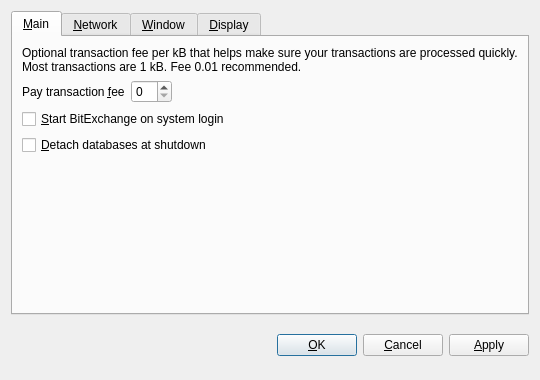
<?xml version="1.0" encoding="UTF-8"?>
<ui version="4.0">
 <class>OptionsDialog</class>
 <widget class="QDialog" name="OptionsDialog">
  <property name="geometry">
   <rect>
    <x>0</x>
    <y>0</y>
    <width>540</width>
    <height>380</height>
   </rect>
  </property>
  <property name="windowTitle">
   <string>Options</string>
  </property>
  <property name="modal">
   <bool>true</bool>
  </property>
  <layout class="QVBoxLayout" name="verticalLayout">
   <item>
    <widget class="QTabWidget" name="tabWidget">
     <property name="tabPosition">
      <enum>QTabWidget::North</enum>
     </property>
     <property name="currentIndex">
      <number>0</number>
     </property>
     <widget class="QWidget" name="tabMain">
      <attribute name="title">
       <string>&amp;Main</string>
      </attribute>
      <layout class="QVBoxLayout" name="verticalLayout_Main">
       <item>
        <widget class="QLabel" name="transactionFeeInfoLabel">
         <property name="text">
          <string>Optional transaction fee per kB that helps make sure your transactions are processed quickly. Most transactions are 1 kB. Fee 0.01 recommended.</string>
         </property>
         <property name="textFormat">
          <enum>Qt::PlainText</enum>
         </property>
         <property name="wordWrap">
          <bool>true</bool>
         </property>
        </widget>
       </item>
       <item>
        <layout class="QHBoxLayout" name="horizontalLayout_Main">
         <item>
          <widget class="QLabel" name="transactionFeeLabel">
           <property name="text">
            <string>Pay transaction &amp;fee</string>
           </property>
           <property name="textFormat">
            <enum>Qt::PlainText</enum>
           </property>
           <property name="buddy">
            <cstring>transactionFee</cstring>
           </property>
          </widget>
         </item>
         <item>
          <widget class="BitcoinAmountField" name="transactionFee"/>
         </item>
         <item>
          <spacer name="horizontalSpacer_Main">
           <property name="orientation">
            <enum>Qt::Horizontal</enum>
           </property>
           <property name="sizeHint" stdset="0">
            <size>
             <width>40</width>
             <height>20</height>
            </size>
           </property>
          </spacer>
         </item>
        </layout>
       </item>
       <item>
        <widget class="QCheckBox" name="bitcoinAtStartup">
         <property name="toolTip">
          <string>Automatically start BitExchange after logging in to the system.</string>
         </property>
         <property name="text">
          <string>&amp;Start BitExchange on system login</string>
         </property>
        </widget>
       </item>
       <item>
        <widget class="QCheckBox" name="detachDatabases">
         <property name="toolTip">
          <string>Detach block and address databases at shutdown. This means they can be moved to another data directory, but it slows down shutdown. The wallet is always detached.</string>
         </property>
         <property name="text">
          <string>&amp;Detach databases at shutdown</string>
         </property>
        </widget>
       </item>
       <item>
        <spacer name="verticalSpacer_Main">
         <property name="orientation">
          <enum>Qt::Vertical</enum>
         </property>
         <property name="sizeHint" stdset="0">
          <size>
           <width>20</width>
           <height>40</height>
          </size>
         </property>
        </spacer>
       </item>
      </layout>
     </widget>
     <widget class="QWidget" name="tabNetwork">
      <attribute name="title">
       <string>&amp;Network</string>
      </attribute>
      <layout class="QVBoxLayout" name="verticalLayout_Network">
       <item>
        <widget class="QCheckBox" name="mapPortUpnp">
         <property name="toolTip">
          <string>Automatically open the BitExchange client port on the router. This only works when your router supports UPnP and it is enabled.</string>
         </property>
         <property name="text">
          <string>Map port using &amp;UPnP</string>
         </property>
        </widget>
       </item>
       <item>
        <widget class="QCheckBox" name="connectSocks">
         <property name="toolTip">
          <string>Connect to the BitExchange network through a SOCKS proxy (e.g. when connecting through Tor).</string>
         </property>
         <property name="text">
          <string>&amp;Connect through SOCKS proxy:</string>
         </property>
        </widget>
       </item>
       <item>
        <layout class="QHBoxLayout" name="horizontalLayout_Network">
         <item>
          <widget class="QLabel" name="proxyIpLabel">
           <property name="text">
            <string>Proxy &amp;IP:</string>
           </property>
           <property name="textFormat">
            <enum>Qt::PlainText</enum>
           </property>
           <property name="buddy">
            <cstring>proxyIp</cstring>
           </property>
          </widget>
         </item>
         <item>
          <widget class="QValidatedLineEdit" name="proxyIp">
           <property name="maximumSize">
            <size>
             <width>140</width>
             <height>16777215</height>
            </size>
           </property>
           <property name="toolTip">
            <string>IP address of the proxy (e.g. 127.0.0.1)</string>
           </property>
          </widget>
         </item>
         <item>
          <widget class="QLabel" name="proxyPortLabel">
           <property name="text">
            <string>&amp;Port:</string>
           </property>
           <property name="textFormat">
            <enum>Qt::PlainText</enum>
           </property>
           <property name="buddy">
            <cstring>proxyPort</cstring>
           </property>
          </widget>
         </item>
         <item>
          <widget class="QLineEdit" name="proxyPort">
           <property name="maximumSize">
            <size>
             <width>55</width>
             <height>16777215</height>
            </size>
           </property>
           <property name="toolTip">
            <string>Port of the proxy (e.g. 9050)</string>
           </property>
          </widget>
         </item>
         <item>
          <widget class="QLabel" name="socksVersionLabel">
           <property name="text">
            <string>SOCKS &amp;Version:</string>
           </property>
           <property name="textFormat">
            <enum>Qt::PlainText</enum>
           </property>
           <property name="buddy">
            <cstring>socksVersion</cstring>
           </property>
          </widget>
         </item>
         <item>
          <widget class="QValueComboBox" name="socksVersion">
           <property name="toolTip">
            <string>SOCKS version of the proxy (e.g. 5)</string>
           </property>
          </widget>
         </item>
         <item>
          <spacer name="horizontalSpacer_Network">
           <property name="orientation">
            <enum>Qt::Horizontal</enum>
           </property>
           <property name="sizeHint" stdset="0">
            <size>
             <width>40</width>
             <height>20</height>
            </size>
           </property>
          </spacer>
         </item>
        </layout>
       </item>
       <item>
        <spacer name="verticalSpacer_Network">
         <property name="orientation">
          <enum>Qt::Vertical</enum>
         </property>
         <property name="sizeHint" stdset="0">
          <size>
           <width>20</width>
           <height>40</height>
          </size>
         </property>
        </spacer>
       </item>
      </layout>
     </widget>
     <widget class="QWidget" name="tabWindow">
      <attribute name="title">
       <string>&amp;Window</string>
      </attribute>
      <layout class="QVBoxLayout" name="verticalLayout_Window">
       <item>
        <widget class="QCheckBox" name="minimizeToTray">
         <property name="toolTip">
          <string>Show only a tray icon after minimizing the window.</string>
         </property>
         <property name="text">
          <string>&amp;Minimize to the tray instead of the taskbar</string>
         </property>
        </widget>
       </item>
       <item>
        <widget class="QCheckBox" name="minimizeOnClose">
         <property name="toolTip">
          <string>Minimize instead of exit the application when the window is closed. When this option is enabled, the application will be closed only after selecting Quit in the menu.</string>
         </property>
         <property name="text">
          <string>M&amp;inimize on close</string>
         </property>
        </widget>
       </item>
       <item>
        <spacer name="verticalSpacer_Window">
         <property name="orientation">
          <enum>Qt::Vertical</enum>
         </property>
         <property name="sizeHint" stdset="0">
          <size>
           <width>20</width>
           <height>40</height>
          </size>
         </property>
        </spacer>
       </item>
      </layout>
     </widget>
     <widget class="QWidget" name="tabDisplay">
      <attribute name="title">
       <string>&amp;Display</string>
      </attribute>
      <layout class="QVBoxLayout" name="verticalLayout_Display">
       <item>
        <layout class="QHBoxLayout" name="horizontalLayout_1_Display">
         <item>
          <widget class="QLabel" name="langLabel">
           <property name="text">
            <string>User Interface &amp;language:</string>
           </property>
           <property name="textFormat">
            <enum>Qt::PlainText</enum>
           </property>
           <property name="buddy">
            <cstring>lang</cstring>
           </property>
          </widget>
         </item>
         <item>
          <widget class="QValueComboBox" name="lang">
           <property name="toolTip">
            <string>The user interface language can be set here. This setting will take effect after restarting BitExchange.</string>
           </property>
          </widget>
         </item>
        </layout>
       </item>
       <item>
        <layout class="QHBoxLayout" name="horizontalLayout_2_Display">
         <item>
          <widget class="QLabel" name="unitLabel">
           <property name="text">
            <string>&amp;Unit to show amounts in:</string>
           </property>
           <property name="textFormat">
            <enum>Qt::PlainText</enum>
           </property>
           <property name="buddy">
            <cstring>unit</cstring>
           </property>
          </widget>
         </item>
         <item>
          <widget class="QValueComboBox" name="unit">
           <property name="toolTip">
            <string>Choose the default subdivision unit to show in the interface and when sending coins.</string>
           </property>
          </widget>
         </item>
        </layout>
       </item>
       <item>
        <widget class="QCheckBox" name="displayAddresses">
         <property name="toolTip">
          <string>Whether to show BitExchange addresses in the transaction list.</string>
         </property>
         <property name="text">
          <string>&amp;Display addresses in transaction list</string>
         </property>
        </widget>
       </item>
       <item>
        <widget class="QCheckBox" name="coinControlFeatures">
         <property name="toolTip">
          <string>Whether to show coin control features or not.</string>
         </property>
         <property name="text">
          <string>Display coin &amp;control features (experts only!)</string>
         </property>
        </widget>
       </item>
       <item>
        <spacer name="verticalSpacer_Display">
         <property name="orientation">
          <enum>Qt::Vertical</enum>
         </property>
         <property name="sizeHint" stdset="0">
          <size>
           <width>20</width>
           <height>40</height>
          </size>
         </property>
        </spacer>
       </item>
      </layout>
     </widget>
    </widget>
   </item>
   <item>
    <layout class="QHBoxLayout" name="horizontalLayout_Buttons">
     <item>
      <spacer name="horizontalSpacer_1">
       <property name="orientation">
        <enum>Qt::Horizontal</enum>
       </property>
       <property name="sizeHint" stdset="0">
        <size>
         <width>40</width>
         <height>48</height>
        </size>
       </property>
      </spacer>
     </item>
     <item>
      <widget class="QLabel" name="statusLabel">
       <property name="font">
        <font>
         <weight>75</weight>
         <bold>true</bold>
        </font>
       </property>
       <property name="text">
        <string/>
       </property>
       <property name="textFormat">
        <enum>Qt::PlainText</enum>
       </property>
       <property name="wordWrap">
        <bool>true</bool>
       </property>
      </widget>
     </item>
     <item>
      <spacer name="horizontalSpacer_2">
       <property name="orientation">
        <enum>Qt::Horizontal</enum>
       </property>
       <property name="sizeHint" stdset="0">
        <size>
         <width>40</width>
         <height>48</height>
        </size>
       </property>
      </spacer>
     </item>
     <item>
      <widget class="QPushButton" name="okButton">
       <property name="text">
        <string>&amp;OK</string>
       </property>
      </widget>
     </item>
     <item>
      <widget class="QPushButton" name="cancelButton">
       <property name="text">
        <string>&amp;Cancel</string>
       </property>
       <property name="autoDefault">
        <bool>false</bool>
       </property>
      </widget>
     </item>
     <item>
      <widget class="QPushButton" name="applyButton">
       <property name="text">
        <string>&amp;Apply</string>
       </property>
       <property name="autoDefault">
        <bool>false</bool>
       </property>
      </widget>
     </item>
    </layout>
   </item>
  </layout>
 </widget>
 <customwidgets>
  <customwidget>
   <class>BitcoinAmountField</class>
   <extends>QSpinBox</extends>
   <header>bitcoinamountfield.h</header>
  </customwidget>
  <customwidget>
   <class>QValueComboBox</class>
   <extends>QComboBox</extends>
   <header>qvaluecombobox.h</header>
  </customwidget>
  <customwidget>
   <class>QValidatedLineEdit</class>
   <extends>QLineEdit</extends>
   <header>qvalidatedlineedit.h</header>
  </customwidget>
 </customwidgets>
 <resources/>
 <connections/>
</ui>
